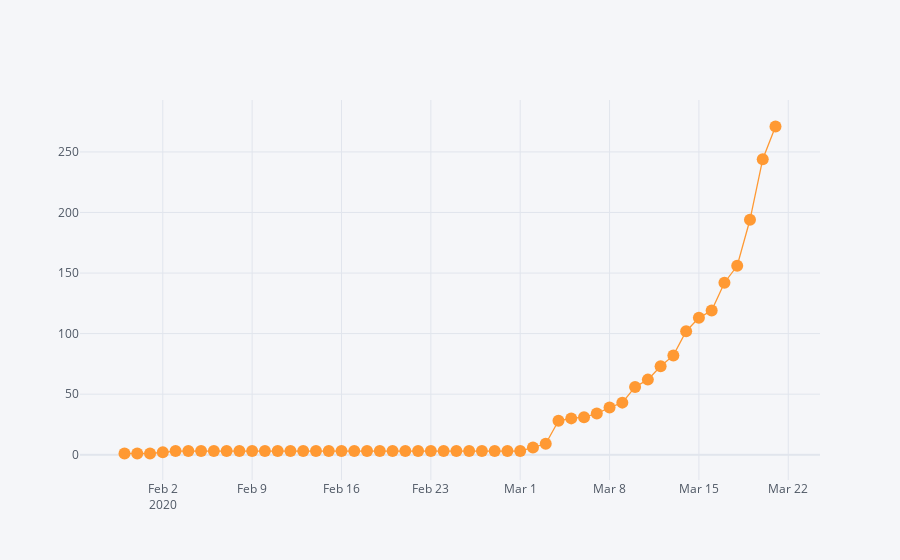

The notebook cell saved with this chart:
### Code cell
#Plotly
cor_India.iplot(kind='scatter',x='Date',y='Total Cases',mode='lines+markers')

### Figure 1 — Plotly figure (JSON) as saved in the notebook; plotly's stock layout.template omitted (floating-point values rounded to 4 significant figures)
{"data": [{"line": {"color": "rgba(255, 153, 51, 1.0)", "dash": "solid", "shape": "linear", "width": 1.3}, "marker": {"size": 12, "symbol": "circle"}, "mode": "lines+markers", "name": "Total Cases", "text": "", "type": "scatter", "x": ["2020-01-30", "2020-01-31", "2020-02-01", "2020-02-02", "2020-02-03", "2020-02-04", "2020-02-05", "2020-02-06", "2020-02-07", "2020-02-08", "2020-02-09", "2020-02-10", "2020-02-11", "2020-02-12", "2020-02-13", "2020-02-14", "2020-02-15", "2020-02-16", "2020-02-17", "2020-02-18", "2020-02-19", "2020-02-20", "2020-02-21", "2020-02-22", "2020-02-23", "2020-02-24", "2020-02-25", "2020-02-26", "2020-02-27", "2020-02-28", "2020-02-29", "2020-03-01", "2020-03-02", "2020-03-03", "2020-03-04", "2020-03-05", "2020-03-06", "2020-03-07", "2020-03-08", "2020-03-09", "2020-03-10", "2020-03-11", "2020-03-12", "2020-03-13", "2020-03-14", "2020-03-15", "2020-03-16", "2020-03-17", "2020-03-18", "2020-03-19", "2020-03-20", "2020-03-21"], "y": [1, 1, 1, 2, 3, 3, 3, 3, 3, 3, 3, 3, 3, 3, 3, 3, 3, 3, 3, 3, 3, 3, 3, 3, 3, 3, 3, 3, 3, 3, 3, 3, 6, 9, 28, 30, 31, 34, 39, 43, 56, 62, 73, 82, 102, 113, 119, 142, 156, 194, 244, 271]}], "layout": {"legend": {"bgcolor": "#F5F6F9", "font": {"color": "#4D5663"}}, "paper_bgcolor": "#F5F6F9", "plot_bgcolor": "#F5F6F9", "title": {"font": {"color": "#4D5663"}}, "xaxis": {"gridcolor": "#E1E5ED", "showgrid": true, "tickfont": {"color": "#4D5663"}, "title": {"font": {"color": "#4D5663"}, "text": ""}, "zerolinecolor": "#E1E5ED"}, "yaxis": {"gridcolor": "#E1E5ED", "showgrid": true, "tickfont": {"color": "#4D5663"}, "title": {"font": {"color": "#4D5663"}, "text": ""}, "zerolinecolor": "#E1E5ED"}}}
